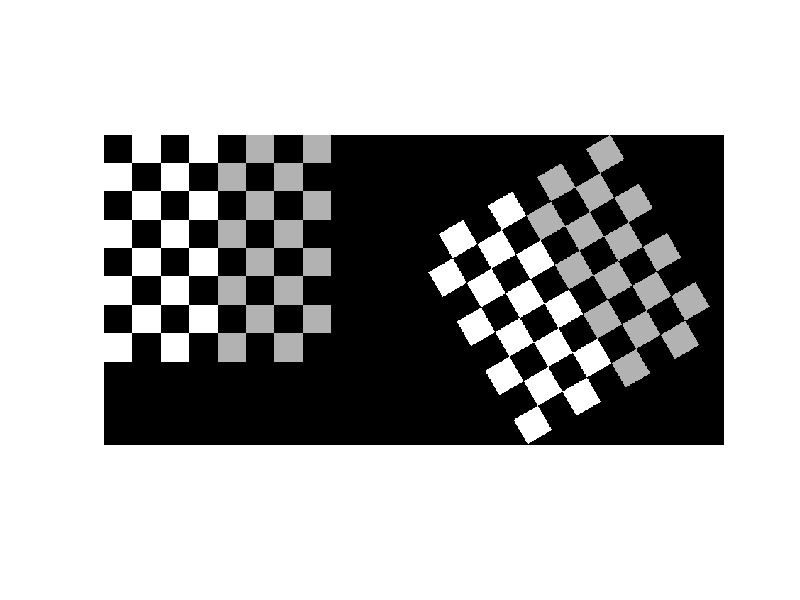

This chart was generated by the following MATLAB code: (Note: this script raises an error after producing the figure.)
%2018-11-14

upright = checkerboard(40);
rotated = imrotate(upright,30);
% upright = FOV_8;
% rotated = FOV_0;

figure(),
imshowpair(upright,rotated,'montage')

cpselect(rotated, upright) % brings up a window to choose points from both images

movingPoints4
fixedPoints4

tform = fitgeotrans(movingPoints4,fixedPoints4,'NonreflectiveSimilarity');

rotatedregistered = imwarp(rotated,tform,'OutputView',imref2d(size(upright)));
figure
imshowpair(upright,rotatedregistered)

